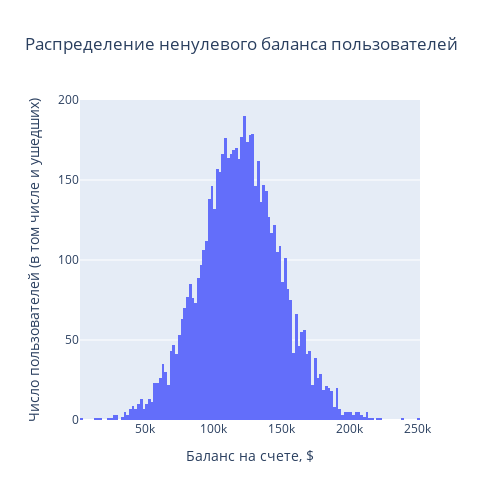

Here is the notebook cell this chart was saved with:
### Code cell
# Распределение ненулевого баланса пользователей

fig2 = px.histogram(x=data[data['Balance']>0]['Balance'], height=500, width=500, 
    title='Распределение ненулевого баланса пользователей')
fig2.update_layout(yaxis_title='Число пользователей (в том числе и ушедших)', xaxis_title='Баланс на счете, $')
fig2.show()

### Figure 1 — Plotly figure (JSON) as saved in the notebook; plotly's stock layout.template omitted (floating-point values rounded to 4 significant figures; data arrays with more than 128 entries replaced by an {"elided": "..."} marker saying what was removed)
{"data": [{"alignmentgroup": "True", "bingroup": "x", "hovertemplate": "x=%{x}<br>count=%{y}<extra></extra>", "legendgroup": "", "marker": {"color": "#636efa", "pattern": {"shape": ""}}, "name": "", "offsetgroup": "", "orientation": "v", "showlegend": false, "type": "histogram", "x": {"elided": "6383 float values"}, "xaxis": "x", "yaxis": "y"}], "layout": {"barmode": "relative", "height": 500, "legend": {"tracegroupgap": 0}, "title": {"text": "Распределение ненулевого баланса пользователей"}, "width": 500, "xaxis": {"anchor": "y", "domain": [0, 1], "title": {"text": "Баланс на счете, $"}}, "yaxis": {"anchor": "x", "domain": [0, 1], "title": {"text": "Число пользователей (в том числе и ушедших)"}}}}
